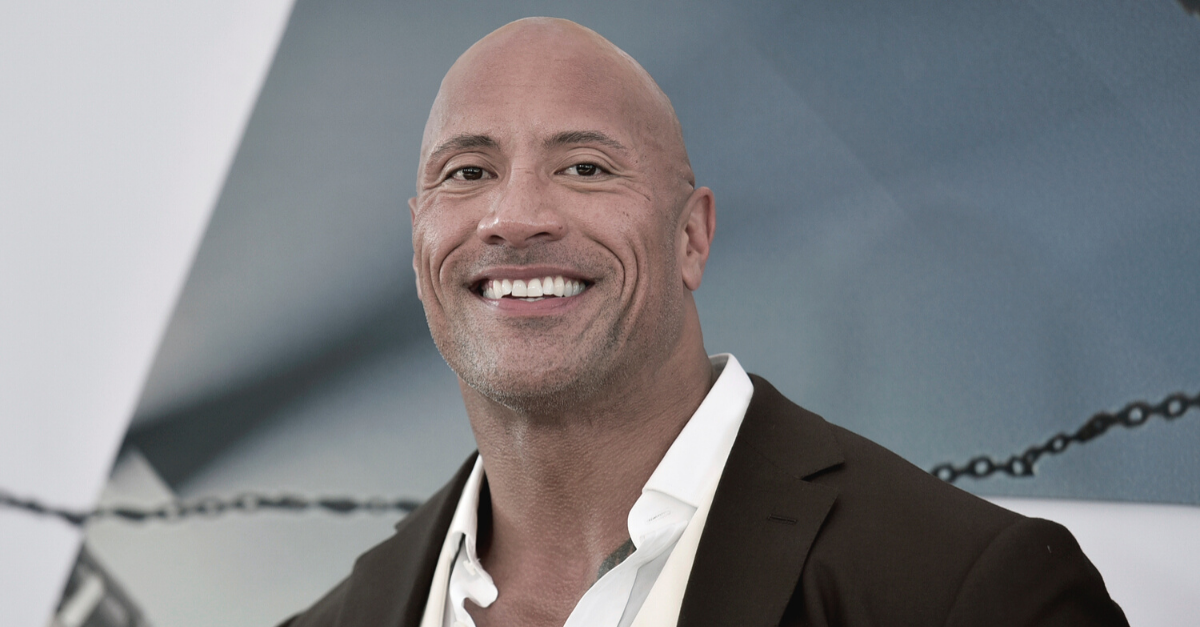
#> input picture OpenCV_blob/rock.png, 1200 x 627 px
$ python blob_from_image.py
#> lines starting #> are read from the running program, lines starting #| are printed output that depends on the picture
#!/usr/bin/env python3
# -*- coding: utf-8 -*-
"""
Created on Wed Sep 30 16:21:14 2020

@author: pavankunchala
"""

import cv2
import numpy as np
import matplotlib.pyplot as plt


def show_img_with_matplotlib(color_img, title, pos):


    img_RGB = color_img[:, :, ::-1]

    ax = plt.subplot(1, 4, pos)
    plt.imshow(img_RGB)
    plt.title(title)
    plt.axis('off')

def get_image_from_blob(blob_img,scalefactor , dim ,mean,swap_rb,mean_added):

    image_from_blob = cv2.dnn.imagesFromBlob(blob_img)

    image_from_blob = np.reshape(image_from_blob[0], dim)/scalefactor

    image_from_blob_mean = np.uint8(image_from_blob)
    image_from_blob = image_from_blob_mean + np.uint8(mean)

    if mean_added is True:
        if swap_rb:
            image_from_blob = image_from_blob[:,:,::-1]
        return image_from_blob

    else:
        if swap_rb:
            image_from_blob_mean = image_from_blob_mean[:, :, ::-1]
        return image_from_blob_mean


image = cv2.imread('rock.png')
#> image is the input picture: shape (627, 1200, 3); mean B, G, R 132.5, 129.1, 128.4

blob_image = cv2.dnn.blobFromImage(image,1.0,(300,300), [104., 117., 123.], False, False)

print(blob_image.shape)
#| (1, 3, 300, 300)


img_from_blob = get_image_from_blob(blob_image, 1.0, (300, 300, 3), [104., 117., 123.], False, True)
#> in get_image_from_blob, `image_from_blob = np.reshape(image_from_blob[0], dim)/scalefactor`:
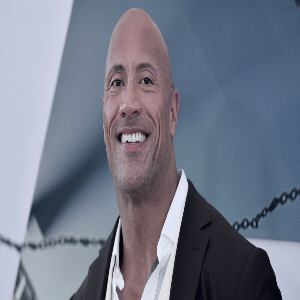
#> image_from_blob: shape (300, 300, 3) float32; mean of channels 0, 1, 2 28.4, 12, 5.3; drawn with min black and max white
#> in get_image_from_blob, `image_from_blob_mean = np.uint8(image_from_blob)`:
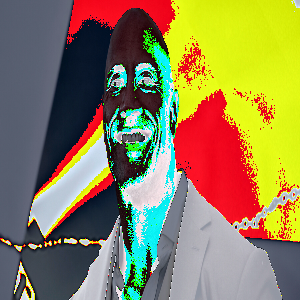
#> image_from_blob_mean: shape (300, 300, 3); mean of channels 0, 1, 2 86, 130.2, 142.2; drawn as B, G, R
img_from_blob_swap = get_image_from_blob(blob_image, 1.0, (300, 300, 3), [104., 117., 123.], True, True)
img_from_blob_mean = get_image_from_blob(blob_image, 1.0, (300, 300, 3), [104., 117., 123.], False, False)
img_from_blob_mean_swap = get_image_from_blob(blob_image, 1.0, (300, 300, 3), [104., 117., 123.], True, False)
#> call 4 of get_image_from_blob, with blob_img = array of shape (1, 3, 300, 300), scalefactor = 1, dim = (300, 300, 3), swap_rb = True, mean_added = False
#> in get_image_from_blob (call 4), `image_from_blob_mean = image_from_blob_mean[:, :, ::-1]`:
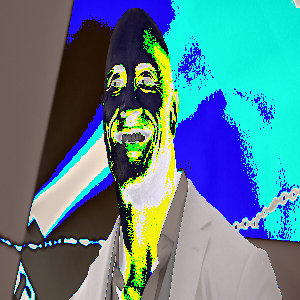
#> image_from_blob_mean: shape (300, 300, 3); mean of channels 0, 1, 2 142.2, 130.2, 86; drawn as B, G, R

# Create the dimensions of the figure and set title:
fig = plt.figure(figsize=(16, 4))
plt.suptitle("cv2.dnn.blobFromImage() visualization", fontsize=14, fontweight='bold')
fig.patch.set_facecolor('silver')

# Show the created images:
show_img_with_matplotlib(img_from_blob, "img from blob " + str(img_from_blob.shape), 1)
show_img_with_matplotlib(img_from_blob_swap, "img from blob swap " + str(img_from_blob.shape), 2)
show_img_with_matplotlib(img_from_blob_mean, "img from blob mean " + str(img_from_blob.shape), 3)
show_img_with_matplotlib(img_from_blob_mean_swap, "img from blob mean swap " + str(img_from_blob.shape), 4)

# Show the Figure:
plt.show()
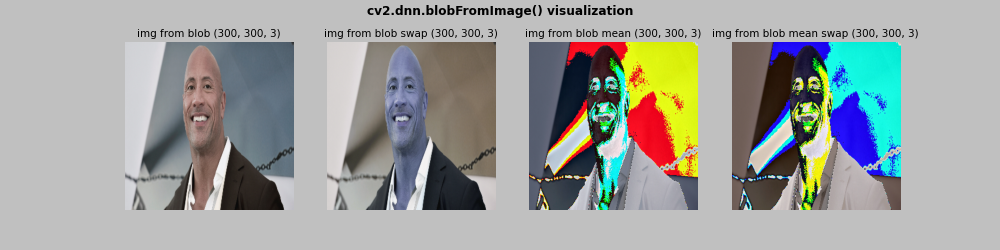
#> figure drawn by matplotlib, 4 panels

$ run again, with OpenCV_blob/single_img_blob.png copied over OpenCV_blob/rock.png
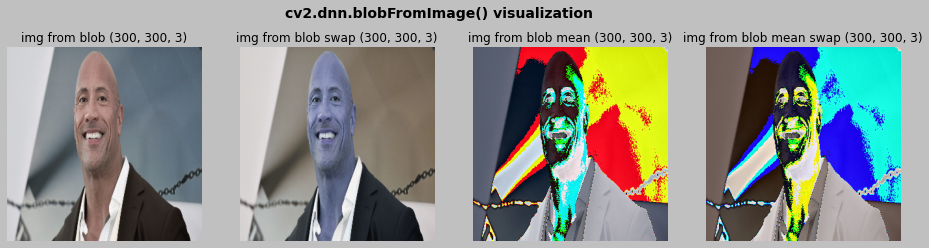
#> input picture OpenCV_blob/single_img_blob.png, 929 x 248 px
#> image is the input picture: shape (248, 929, 3); mean B, G, R 143, 147.9, 143
#| (1, 3, 300, 300)
#> in get_image_from_blob (call 4), `image_from_blob_mean = image_from_blob_mean[:, :, ::-1]`:
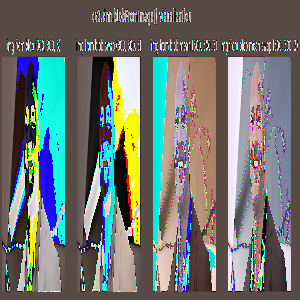
#> image_from_blob_mean: shape (300, 300, 3); mean of channels 0, 1, 2 114.1, 118.1, 112.4; drawn as B, G, R
#> `plt.show()`:
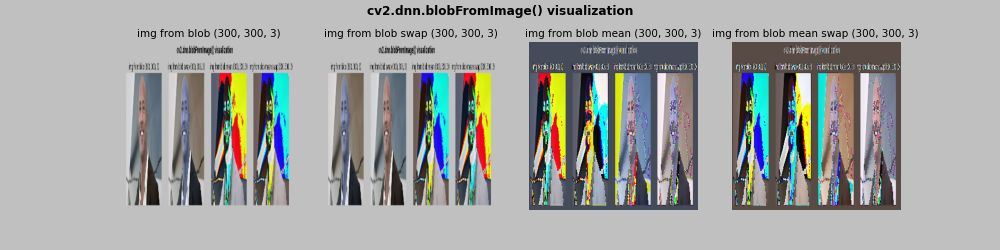
#> figure drawn by matplotlib, 4 panels
